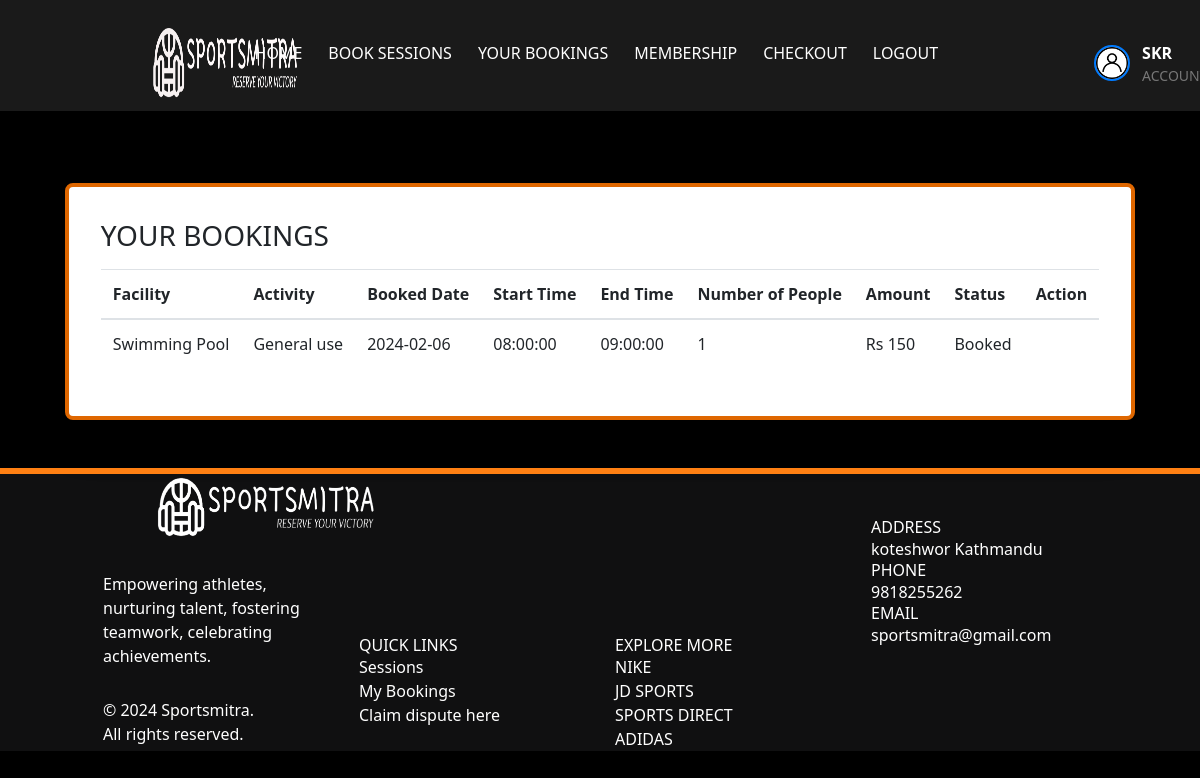
The app's page /my_bookings (signed in), older data.
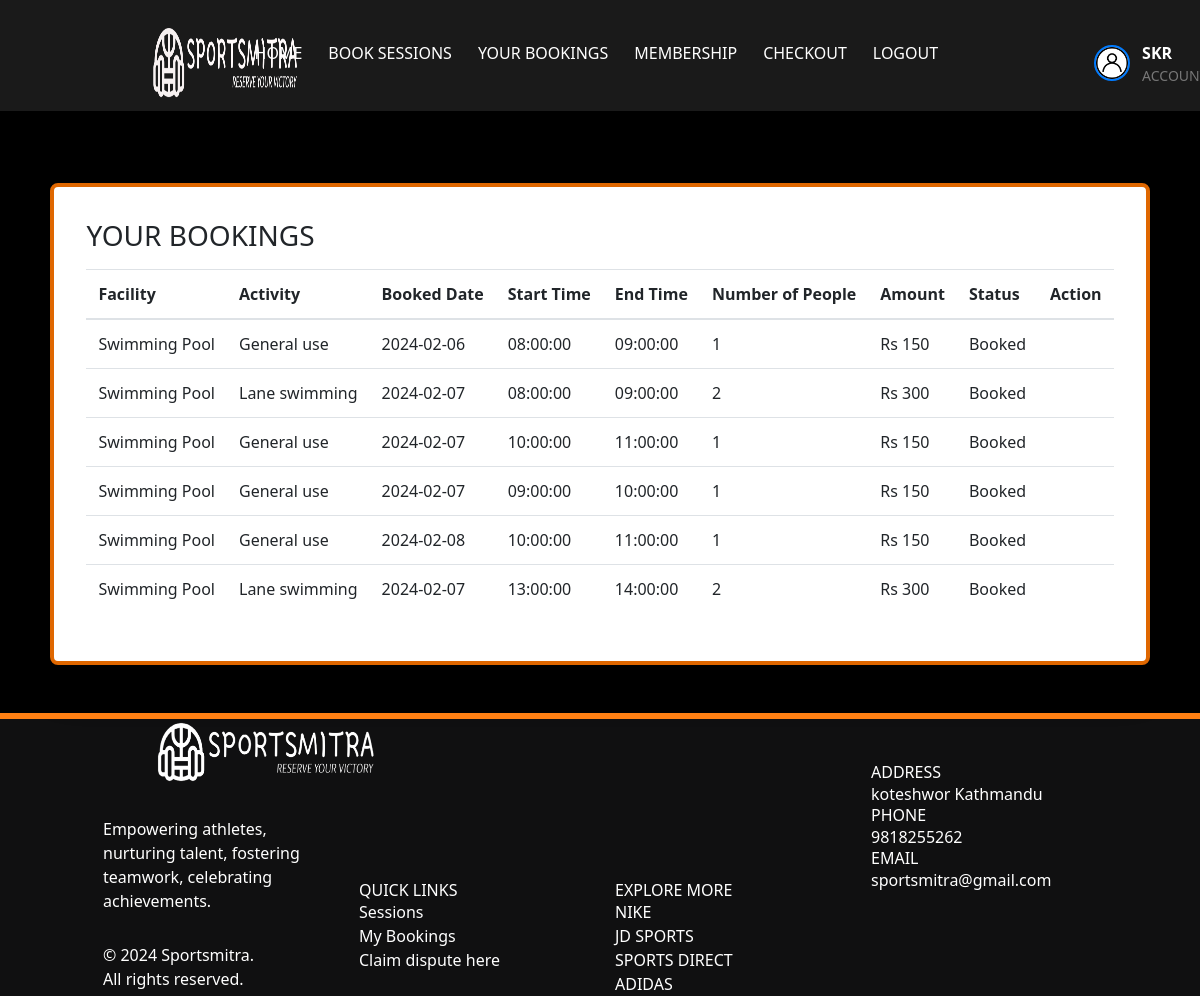
The same page, newer data.
### app/models.py (models this page shows, shortened)
class UserAccount(UserMixin, db.Model):
    __tablename__ = 'UserAccount'
    id = db.Column(db.Integer, primary_key=True)
    User = db.Column(db.String(500), index=True)
    Email = db.Column(db.String(500), index=True, unique=True)
    Password = db.Column(db.String(500), index=True)
    Mobile = db.Column(db.String(120), index=True)
    verification_token = db.Column(db.String(1120), unique=True)
    verified = db.Column(db.Boolean, default=False)
    start_date = db.Column(db.Date, nullable=True)
    end_date = db.Column(db.Date, nullable=True)
    Member = db.Column(db.Boolean, default=False)
    member_type = db.Column(db.String(50))
    profile_picture = db.Column(
        db.String(255), nullable=True, default='../static/images/acc.jpg')
    roles = db.relationship("Role", secondary=user_role,
                            backref=db.backref("users", lazy="dynamic"))
    def has_role(self, role_name):
        my_role = Role.query.filter_by(name=role_name).first()
        if my_role in self.roles:
            return True
        else:
            return False

class Booking(db.Model):
    __tablename__ = "Booking"
    id = db.Column(db.Integer, primary_key=True)
    user_id = db.Column(db.Integer, db.ForeignKey('UserAccount.id'))
    Book_Time = db.Column(db.Date, index=True)
    Status = db.Column(db.String(500), index=True)
    session_id = db.Column(db.Integer, db.ForeignKey('Sessions.id'))
    Size = db.Column(db.Integer, index=True)
    Amount = db.Column(db.Integer, index=True)
    activity_id = db.Column(db.Integer, db.ForeignKey('activity.id'))
    activity = db.relationship(
        "Activity", backref=db.backref("bookings", lazy="dynamic"))
    user = db.relationship(
        "UserAccount", backref=db.backref("bookings", lazy="dynamic"))
    session = db.relationship(
        "Sessions", backref=db.backref("bookings", lazy="dynamic"))
    receipt_id = db.Column(db.Integer, db.ForeignKey('receipt.id'))
    receipt = db.relationship("Receipt", backref=db.backref("bookings", lazy="dynamic"), foreign_keys=[
                              receipt_id])  # Update relationship attribute for Receipt

class Facility(db.Model):
    id = db.Column(db.Integer, primary_key=True)
    Name = db.Column(db.String(500), index=True)
    Capacity = db.Column(db.Integer, index=True)
    Start_Facility = db.Column(db.String(500), index=True)
    End_Facility = db.Column(db.String(500), index=True)

class Activity(db.Model):
    id = db.Column(db.Integer, primary_key=True)
    facility_id = db.Column(db.Integer, db.ForeignKey('facility.id'))
    Activity_Name = db.Column(db.String(500), index=True)
    Amount = db.Column(db.Integer, index=True)
    facility = db.relationship(
        "Facility", backref=db.backref("activities", lazy="dynamic"))

class Sessions(db.Model):
    __tablename__ = "Sessions"
    id = db.Column(db.Integer, primary_key=True)
    Date = db.Column(db.Date, index=True)
    Start_time = db.Column(db.Time, index=True)
    End_time = db.Column(db.Time, index=True)
    Remaining_Cap = db.Column(db.Integer, index=True)
    facility_id = db.Column(db.Integer, db.ForeignKey("facility.id"))
    facility = db.relationship(
        "Facility", backref=db.backref("sessions", lazy="dynamic"))
    activities = db.relationship(
        "Activity", secondary=session_activity_association, backref=db.backref("sessions", lazy="dynamic"))

### app/views.py (the view)
@app.route('/my_bookings')
@login_required
@require_role(role="User")
def my_bookings():
    bookings = Booking.query.filter_by(
        user_id=current_user.id, Status="Booked").all()
    current_time = datetime.now().date()
    return render_template('my_bookings.html', bookings=bookings, current_time=current_time, User=current_user)

### app/views.py (called while the page is built)
def require_role(role):
    def decorator(func):
        @wraps(func)
        def wrapped_function(*args, **kwargs):
            if not current_user.has_role(role):
                return redirect("/")
            else:
                return func(*args, **kwargs)
        return wrapped_function
    return decorator

@login_manager.user_loader
def load_user(id):
    return UserAccount.query.get(int(id))

### app/templates/my_bookings.html (shortened to what this page needs)
<!DOCTYPE html>
<html lang="en">
  <head>
    <link href="../static/css/animate.css" rel="stylesheet" />
    <link
      rel="stylesheet"
      href="../static/css/bootstrap.min.css"
      type="text/css"
    />
    <link rel="stylesheet" type="text/css" href="../static/css/style.css" />
    <link
      rel="stylesheet"
      href="https://cdn.jsdelivr.net/npm/tailwindcss@latest/dist/tailwind.min.css"
    />
  </head>
  <body>
    <nav class="navbar navbar-expand-md navbar-dark">
      <div class="container" style="padding-top: 15px;">
        <a class="navbar-brand mr-auto" href="/"
          ><img src="../static/images/nb.png" alt="Sportsmitra" class="logo"
        /></a>
        <div class="collapse navbar-collapse" id="collapsibleNavbar">
          <ul class="navbar-nav ml-auto">
            <li class="nav-item"><a class="nav-link" href="/user">Home</a></li>
            <li class="nav-item"><a class="nav-link" href="/lookup_venue">Book Sessions</a></li>
            <li class="nav-item"><a class="nav-link" href="/my_bookings">Your Bookings</a></li>
            <li class="nav-item"><a class="nav-link" href="{{ url_for('order_subscription', username=current_user.User) }}">Membership</a></li>
            <li class="nav-item"><a class="nav-link" href="/checkout_page">Checkout</a></li>
            <li class="nav-item"><a class="nav-link" href="#" id="logout">Logout</a></li>
            <li class="nav-item">
              <a class="nav-link" href="/update_user" style="display: flex; align-items: center; margin-left: 130px; text-decoration: none; color: #333;">
                <img src="../static/images/acc.jpg" alt="User Account" style="width: 36px; height: 36px; border-radius: 50%; margin-right: 12px; border: 2px solid #007bff;"/>
                <div>
                  <span style="font-weight: bold; font-size: 16px; display: block;">{{User.User}}</span>
                  <span style="font-size: 14px; display: block; color: #777;">Account</span>
                </div>
              </a>
            </li>
        </ul>
        </div>
      </div>
    </nav>
    <br />
    <br />
    <br />
    <div class="w-full flex items-center justify-center px-4">
      <div class="max-w-screen-xl">
        <div class="bg-white p-8 rounded-lg shadow-lg" style="border: 4px solid #df6700;">
           {% if
          bookings %}
          <b><h1 class="h3 mb-3 font-weight-normal">YOUR BOOKINGS</h1></b>
            <table class="table table-hover w-full">
              <thead>
                <tr>
                  <th>Facility</th>
                  <th>Activity</th>
                  <th>Booked Date</th>
                  <th>Start Time</th>
                  <th>End Time</th>
                  <th>Number of People</th>
                  <th>Amount</th>
                  <th>Status</th>
                  <th>Action</th>
                </tr>
              </thead>
              <tbody>
                {% for item in bookings %}
                <tr>
                  <td>{{ item.session.facility.Name }}</td>
                  <td>{{ item.activity.Activity_Name }}</td>
                  <td>{{ item.Book_Time }}</td>
                  <td>{{ item.session.Start_time }}</td>
                  <td>{{ item.session.End_time }}</td>
                  <td>{{ item.Size }}</td>
                  <td>Rs {{ item.Size * item.activity.Amount }}</td>
                  <td>{{ item.Status }}</td>
                  <td>
                  </td>
                </tr>
                {% endfor %}
            </table>
          </div>
        </div>
      </div>
    {% endif %}
    <br />
    <br />
    <footer class="container-fluid">
      <div class="container">
        <div class="row">
          <div
            class="col-md-3 footer1 d-flex wow bounceInLeft"
            data-wow-delay=".25s"
          >
            <div class="d-flex flex-wrap align-content-center">
              <a href="#"
                ><img src="../static/images/fnb.png" alt="logo" class="logo"
              /></a>
              <p>
                Empowering athletes, nurturing talent, fostering teamwork,
                celebrating <br />
                achievements.
              </p>
              <p>&copy; 2024 Sportsmitra. <br />All rights reserved.<br /></p>
            </div>
          </div>
          <div
            class="col-md-3 footer2 wow bounceInUp"
            data-wow-delay=".25s"
            id="contact"
          >
            <br />
            <br />
            <br />
            <br />
            <br />
            <br />
            <br />
            <h5>QUICK LINKS</h5>
            <a href="/lookup_venue">Sessions</a><br />
            <a href="/my_bookings">My Bookings</a><br />
            <a href="/refund_form">Claim dispute here</a>
          </div>
          <div
            class="col-md-3 footer2 wow bounceInUp"
            data-wow-delay=".25s"
            id="contact"
          >
            <br />
            <br />
            <br />
            <br />
            <br />
            <br />
            <br />
            <h5>EXPLORE MORE</h5>
            <a href="https://www.nike.com"> NIKE </a><br />
            <a href="https://www.jdsports.com"> JD SPORTS </a><br />
            <a href="https://www.sportsdirect.com"> SPORTS DIRECT </a><br />
            <a href="https://www.adidas.co.uk"> ADIDAS </a><br />
          </div>
          <div class="col-md-3 footer3 wow bounceInRight" data-wow-delay=".25s">
            <h5>ADDRESS</h5>
            <p>koteshwor Kathmandu</p>
            <h5>PHONE</h5>
            <p>9818255262</p>
            <h5>EMAIL</h5>
            <p>sportsmitra@gmail.com</p>
          </div>
        </div>
      </div>
    </footer>
  </body>
</html>

### app/static/css/style.css (style rules this page uses)
body { font-family: "Lato", sans-serif; overflow: hidden; overflow-y: scroll; background-color: #000; }
body nav { background: rgba(255, 255, 255, 0.1); }
body nav .navbar-nav a { font-size: 16px; text-transform: uppercase; color: #fff !important; transition: all 0.3s; -webkit-transition: all 0.3s; -ms-transition: all 0.3s; -o-transition: all 0.3s; }
a, a:hover { color: #ff8013; }
footer { background: #101011; color: #fff; }
footer .footer1 p { margin-top: 30px; }
footer .footer3 { padding-top: 50px; }
footer::before { content: ""; position: absolute; border: 3px solid #ff8013; width: 100%; left: 0; }
.logo { height: 70px; width: auto; margin-left: 50px; margin-right: 50px; }
.nav-item { flex: 0 0 auto; margin-right: 10px; }

Row changes from the older to the newer data that the page shows:
added Booking: session.facility.Name "Swimming Pool", activity.Activity_Name "Lane swimming", Book_Time "2024-02-07", session.Start_time "08:00:00", session.End_time "09:00:00", Size "2", item.Size*item.activity.Amount "300", Status "Booked"
added Booking: session.facility.Name "Swimming Pool", activity.Activity_Name "General use", Book_Time "2024-02-07", session.Start_time "10:00:00", session.End_time "11:00:00", Size "1", item.Size*item.activity.Amount "150", Status "Booked"
added Booking: session.facility.Name "Swimming Pool", activity.Activity_Name "General use", Book_Time "2024-02-07", session.Start_time "09:00:00", session.End_time "10:00:00", Size "1", item.Size*item.activity.Amount "150", Status "Booked"
added Booking: session.facility.Name "Swimming Pool", activity.Activity_Name "General use", Book_Time "2024-02-08", session.Start_time "10:00:00", session.End_time "11:00:00", Size "1", item.Size*item.activity.Amount "150", Status "Booked"
added Booking: session.facility.Name "Swimming Pool", activity.Activity_Name "Lane swimming", Book_Time "2024-02-07", session.Start_time "13:00:00", session.End_time "14:00:00", Size "2", item.Size*item.activity.Amount "300", Status "Booked"
